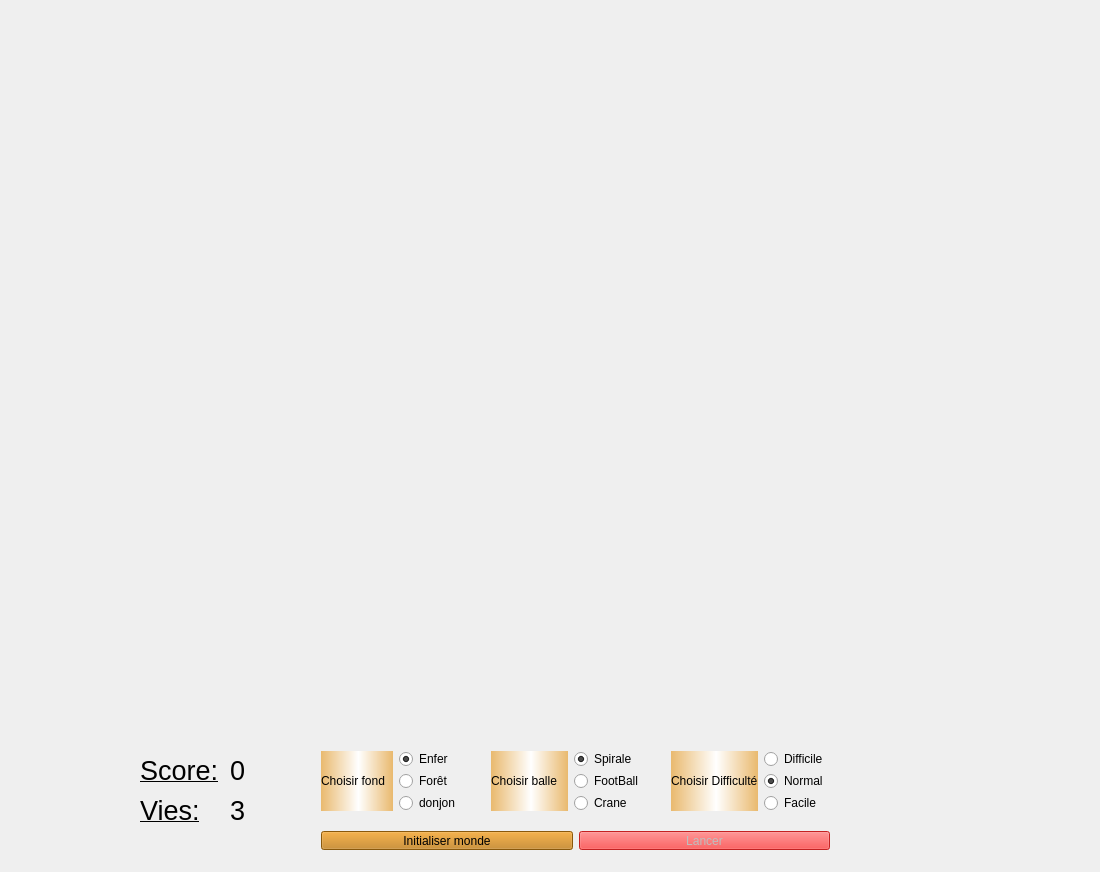
<?xml version="1.0" encoding="UTF-8"?>
<ui version="4.0">
 <class>Widget</class>
 <widget class="QWidget" name="Widget">
  <property name="geometry">
   <rect>
    <x>0</x>
    <y>0</y>
    <width>1100</width>
    <height>872</height>
   </rect>
  </property>
  <property name="cursor">
   <cursorShape>ArrowCursor</cursorShape>
  </property>
  <property name="windowTitle">
   <string>Widget</string>
  </property>
  <property name="styleSheet">
   <string notr="true"/>
  </property>
  <widget class="QLabel" name="label_Score">
   <property name="geometry">
    <rect>
     <x>140</x>
     <y>750</y>
     <width>81</width>
     <height>41</height>
    </rect>
   </property>
   <property name="font">
    <font>
     <pointsize>20</pointsize>
     <underline>true</underline>
    </font>
   </property>
   <property name="text">
    <string>Score:</string>
   </property>
  </widget>
  <widget class="QWidget" name="layoutWidget">
   <property name="geometry">
    <rect>
     <x>310</x>
     <y>740</y>
     <width>171</width>
     <height>82</height>
    </rect>
   </property>
   <layout class="QHBoxLayout" name="horizontalLayout_3">
    <item>
     <widget class="QLabel" name="label_5">
      <property name="styleSheet">
       <string notr="true">background-color: qlineargradient(spread:pad, x1:0, y1:0, x2:1, y2:0, stop:0 rgba(233, 185, 110, 255), stop:0.519481 rgba(255, 255, 255, 255), stop:1 rgba(233, 185, 110, 255));</string>
      </property>
      <property name="text">
       <string>Choisir fond</string>
      </property>
     </widget>
    </item>
    <item>
     <layout class="QVBoxLayout" name="verticalLayout_3">
      <item>
       <widget class="QRadioButton" name="radioButton_gradient">
        <property name="text">
         <string>Enfer</string>
        </property>
        <property name="checked">
         <bool>true</bool>
        </property>
       </widget>
      </item>
      <item>
       <widget class="QRadioButton" name="radioButton_foret">
        <property name="text">
         <string>Forêt</string>
        </property>
        <property name="checked">
         <bool>false</bool>
        </property>
       </widget>
      </item>
      <item>
       <widget class="QRadioButton" name="radioButton_donjon">
        <property name="text">
         <string>donjon</string>
        </property>
       </widget>
      </item>
     </layout>
    </item>
   </layout>
  </widget>
  <widget class="QWidget" name="layoutWidget">
   <property name="geometry">
    <rect>
     <x>480</x>
     <y>740</y>
     <width>181</width>
     <height>82</height>
    </rect>
   </property>
   <layout class="QHBoxLayout" name="horizontalLayout">
    <item>
     <widget class="QLabel" name="label">
      <property name="styleSheet">
       <string notr="true">background-color: qlineargradient(spread:pad, x1:0, y1:0, x2:1, y2:0, stop:0 rgba(233, 185, 110, 255), stop:0.519481 rgba(255, 255, 255, 255), stop:1 rgba(233, 185, 110, 255));</string>
      </property>
      <property name="text">
       <string>Choisir balle</string>
      </property>
     </widget>
    </item>
    <item>
     <layout class="QVBoxLayout" name="verticalLayout">
      <item>
       <widget class="QRadioButton" name="radioButton_Spirale">
        <property name="text">
         <string>Spirale</string>
        </property>
        <property name="checked">
         <bool>true</bool>
        </property>
       </widget>
      </item>
      <item>
       <widget class="QRadioButton" name="radioButton_FootBall">
        <property name="text">
         <string>FootBall</string>
        </property>
       </widget>
      </item>
      <item>
       <widget class="QRadioButton" name="radioButton_Crane">
        <property name="text">
         <string>Crane</string>
        </property>
       </widget>
      </item>
     </layout>
    </item>
   </layout>
  </widget>
  <widget class="QLabel" name="label_Vies">
   <property name="geometry">
    <rect>
     <x>140</x>
     <y>790</y>
     <width>61</width>
     <height>41</height>
    </rect>
   </property>
   <property name="font">
    <font>
     <pointsize>20</pointsize>
     <underline>true</underline>
    </font>
   </property>
   <property name="text">
    <string>Vies:</string>
   </property>
  </widget>
  <widget class="QLabel" name="label_NbVies">
   <property name="geometry">
    <rect>
     <x>230</x>
     <y>790</y>
     <width>61</width>
     <height>41</height>
    </rect>
   </property>
   <property name="font">
    <font>
     <pointsize>20</pointsize>
     <underline>false</underline>
    </font>
   </property>
   <property name="layoutDirection">
    <enum>Qt::LeftToRight</enum>
   </property>
   <property name="text">
    <string>3</string>
   </property>
  </widget>
  <widget class="QLabel" name="label_score">
   <property name="geometry">
    <rect>
     <x>230</x>
     <y>750</y>
     <width>61</width>
     <height>41</height>
    </rect>
   </property>
   <property name="font">
    <font>
     <pointsize>20</pointsize>
     <underline>false</underline>
    </font>
   </property>
   <property name="text">
    <string>0</string>
   </property>
  </widget>
  <widget class="QWidget" name="horizontalLayoutWidget">
   <property name="geometry">
    <rect>
     <x>310</x>
     <y>820</y>
     <width>531</width>
     <height>41</height>
    </rect>
   </property>
   <layout class="QHBoxLayout" name="horizontalLayout_2">
    <item>
     <widget class="QPushButton" name="pushButton">
      <property name="styleSheet">
       <string notr="true">background-color: rgb(193, 125, 17);</string>
      </property>
      <property name="text">
       <string>Initialiser monde</string>
      </property>
     </widget>
    </item>
    <item>
     <widget class="QPushButton" name="pushButton_lancer">
      <property name="enabled">
       <bool>false</bool>
      </property>
      <property name="styleSheet">
       <string notr="true">background-color: rgb(239, 41, 41);</string>
      </property>
      <property name="text">
       <string>Lancer</string>
      </property>
     </widget>
    </item>
   </layout>
  </widget>
  <widget class="QWidget" name="horizontalLayoutWidget_3">
   <property name="geometry">
    <rect>
     <x>660</x>
     <y>740</y>
     <width>181</width>
     <height>82</height>
    </rect>
   </property>
   <layout class="QHBoxLayout" name="horizontalLayout_5">
    <item>
     <widget class="QLabel" name="label_2">
      <property name="styleSheet">
       <string notr="true">background-color: qlineargradient(spread:pad, x1:0, y1:0, x2:1, y2:0, stop:0 rgba(233, 185, 110, 255), stop:0.519481 rgba(255, 255, 255, 255), stop:1 rgba(233, 185, 110, 255));</string>
      </property>
      <property name="text">
       <string>Choisir Difficulté</string>
      </property>
     </widget>
    </item>
    <item>
     <layout class="QVBoxLayout" name="verticalLayout_2">
      <item>
       <widget class="QRadioButton" name="radioButton_difficile">
        <property name="text">
         <string>Difficile</string>
        </property>
        <property name="checked">
         <bool>false</bool>
        </property>
       </widget>
      </item>
      <item>
       <widget class="QRadioButton" name="radioButton_normal">
        <property name="text">
         <string>Normal</string>
        </property>
        <property name="checked">
         <bool>true</bool>
        </property>
       </widget>
      </item>
      <item>
       <widget class="QRadioButton" name="radioButton_facile">
        <property name="text">
         <string>Facile</string>
        </property>
       </widget>
      </item>
     </layout>
    </item>
   </layout>
  </widget>
 </widget>
 <layoutdefault spacing="6" margin="11"/>
 <resources/>
 <connections/>
</ui>
